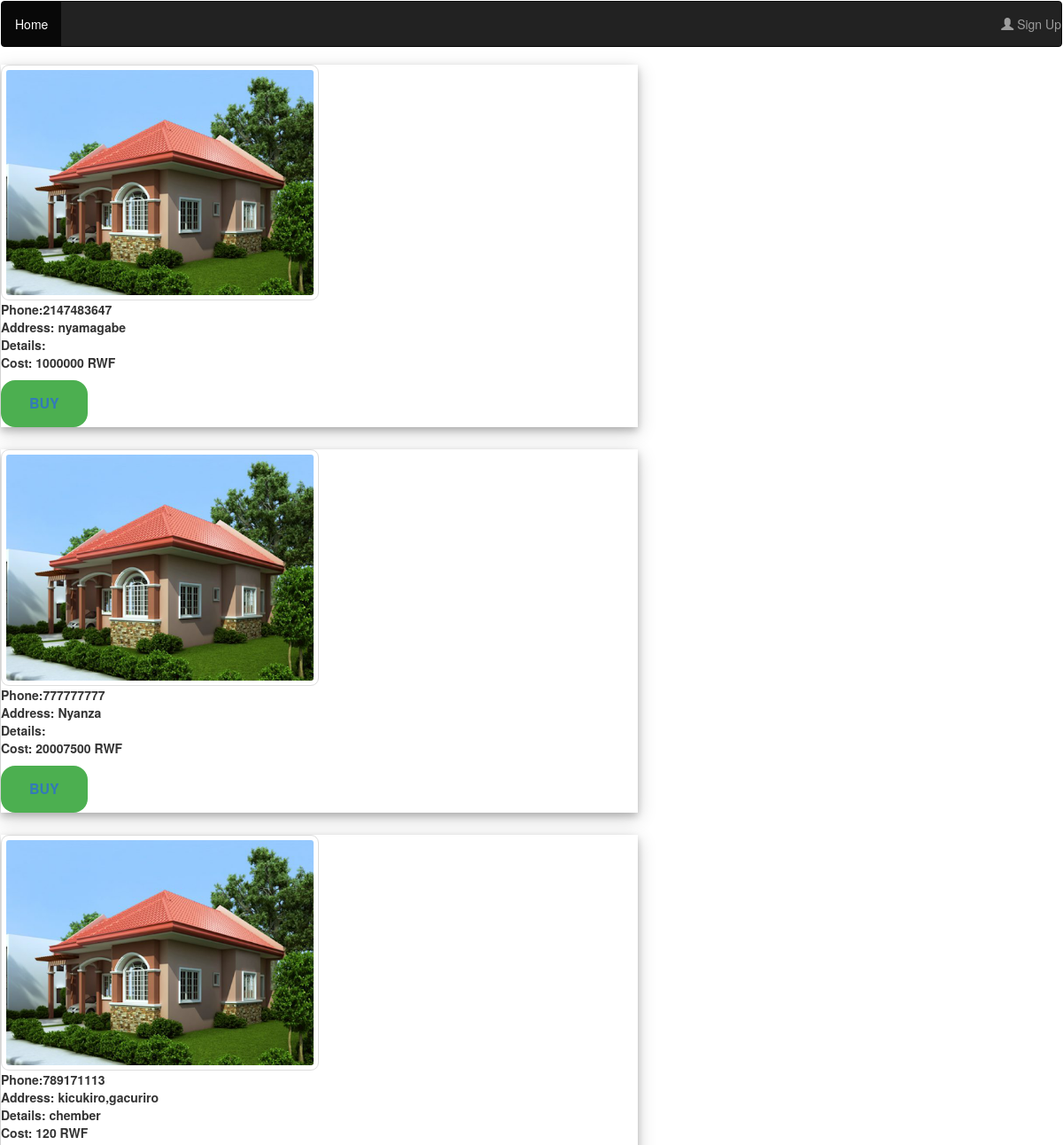
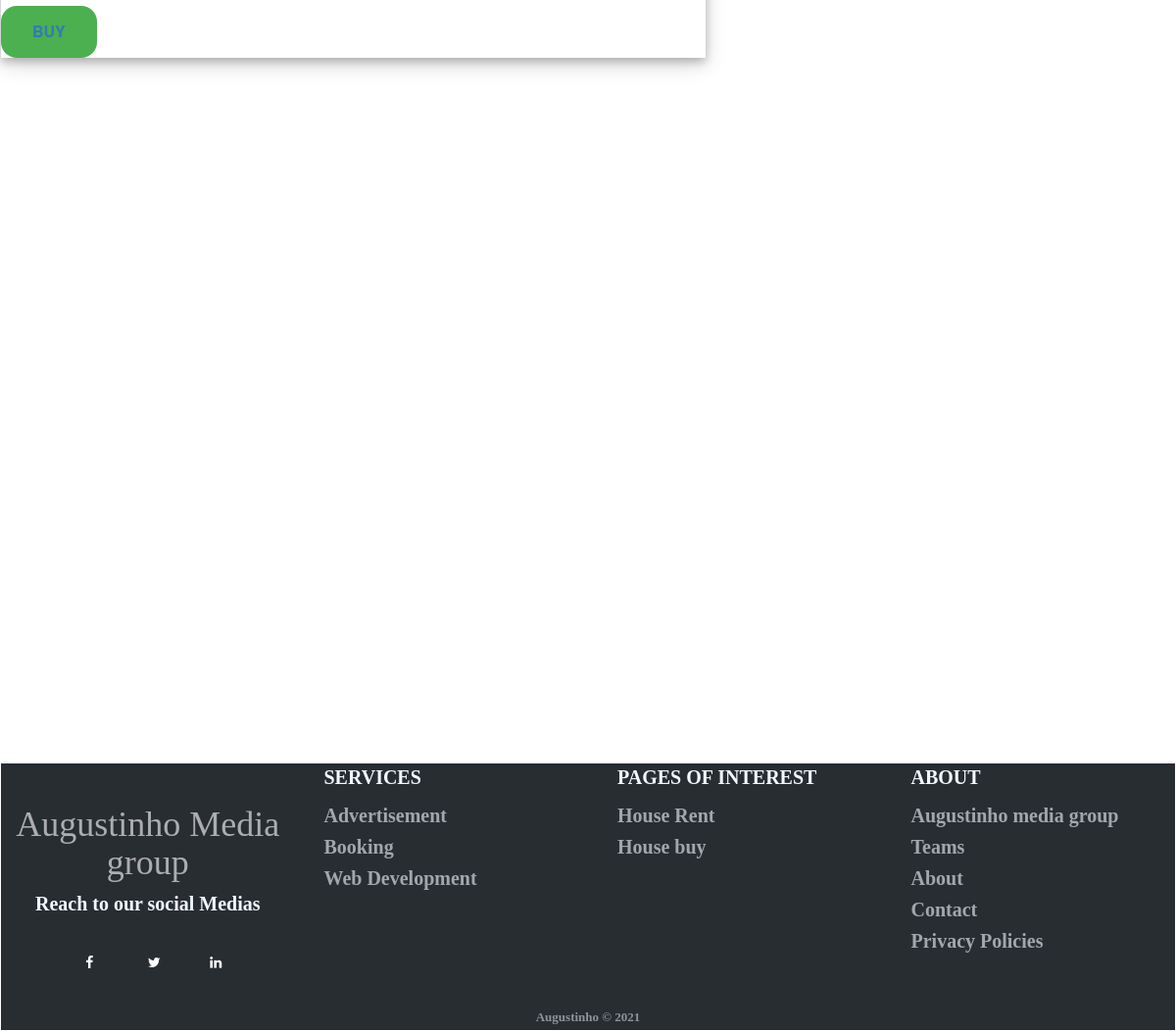
/house_Kigalipost.php, run on the app's committed database (2 pictures, top to bottom).
### tables this page shows
CREATE TABLE `house_kigali` (
  `ID` int(11) NOT NULL,
  `filenames` varchar(255) NOT NULL,
  `Phone_Number` int(11) NOT NULL,
  `HouseAddress` varchar(255) NOT NULL,
  `Details` varchar(255) NOT NULL,
  `Cost` int(11) NOT NULL,
  `Done_at` timestamp NOT NULL DEFAULT current_timestamp() ON UPDATE current_timestamp()
);

### house_Kigalipost.php (the view, shortened to what this page needs)
<?php
$conn= mysqli_connect('localhost','root','','housing system');
?>
<?php include 'navigation bar.php';?>
<?php
$sql='SELECT ID,Phone_Number,HouseAddress,Details,Cost,filenames FROM  house_kigali';
$result=mysqli_query($conn,$sql);
$dsply=mysqli_fetch_all($result,MYSQLI_ASSOC);
?>
<html>
<link rel="stylesheet" href="footer.css">
<link rel="stylesheet" href="https://cdnjs.cloudflare.com/ajax/libs/font-awesome/4.7.0/css/font-awesome.min.css">
<body>
        <?php foreach($dsply as $dsply): ?>
<div class="polaroid"><img src="<?php echo htmlspecialchars($dsply['filenames'])?>"style ="border: 1px solid #ddd;"> <br/>
        <b>Phone:<?php echo htmlspecialchars($dsply['Phone_Number'])?> <br>
        <b>Address: <?php echo htmlspecialchars($dsply['HouseAddress'])?> </b><br/>
        <b> Details: <?php echo htmlspecialchars($dsply['Details'])?>  </b><br>
        <b> Cost: <?php echo htmlspecialchars($dsply['Cost'])?> RWF </b>
       <button> <a href="buying details.php" onmouseover="mousover1(this)" onmouseout="mousout1(this)">BUY</a></button>
        </div>
     <?php endforeach; ?>
<footer>
  <div class="footer-dark" style="margin-top: 720px;">
        <div class="rowfooter">
          <div class="columnfooter">
            <h1>Augustinho Media group</h1>
          <h2>Reach to our social Medias</h2>
              <a href="#" class="fa fa-facebook"></a>
              <a href="#" class="fa fa-twitter"></a>
              <a href="#" class="fa fa-linkedin"></a>
          </div>
            <div class="columnfooter">
                            <ul type="none">
                                <h2>SERVICES</h2>
                                <li><a href="#">Advertisement</a></li>
                                <li><a href="#">Booking </a></li>
                                <li><a href="#">Web Development</a></li>
                            </ul>
            </div>
            <div class="columnfooter">
              <ul type="none">
                  <h2>PAGES OF INTEREST</h2>
                  <li><a href="#">House Rent</a></li>
                  <li><a href="#">House buy</a></li>
              </ul>
      </div>
            <div class="columnfooter">
                <ul type="none">
                    <h2>ABOUT</h2>
                    <li><a href="">Augustinho media group</a></li>
                    <li><a href="">Teams</a></li>
                    <li><a href="#">About</a></li>
                    <li><a href="contact.html">Contact</a></li>
                    <li><a href="">Privacy Policies</a></li>
                </ul>
            </div>
          </div>
      <p class="copyright">Augustinho © 2021</p>
      </div>
      </footer>
</body>
</html>

### footer.css (style rules this page uses)
.footer-dark { padding:3px 0; color:#f0f9ff; background-color:#282d32; font-weight:bold; font-family: serif; }
.footer-dark h2 { margin-top:0; margin-bottom:12px; font-weight:bold; font-size:20px; }
.footer-dark ul { text-align: left; padding:0; list-style:none; line-height:1.6; font-size:14px; margin-bottom:0; margin-left: 30px; margin-right: 30px; }
.footer-dark ul a { color:inherit; text-decoration:none; opacity:0.6; font-size:20px }
h1 { color:rgb(228, 228, 228); padding-top:20px; text-align: center; opacity: 0.7; padding-bottom: 0px; }
.footer-dark p { opacity:0.6; margin-bottom:0; }
.footer-dark .copyright { text-align:center; padding-top:24px; opacity:0.5; font-size:13px; margin-bottom:0; }
.columnfooter { text-align:center; float: left; width: 25%; }
.rowfooter:after { content: " "; display: table; clear: both; }
.fa { padding: 25px; text-align: center; margin: 5px 5px 5px 5px; font-size: 25px; width: 30px; height: 30px; border-radius: 10px; text-decoration: none; }
.fa-facebook { background: none; color: white; }
.fa-twitter { background: none; color: white; }
.fa-linkedin { background: none; color: white; }

### house_Kigalipost.php (style rules this page uses)
body { margin:1px; }
div.polaroid { width: 60%; background-color: none; box-shadow: 0 4px 8px 0 rgba(0, 0, 0, 0.2), 0 6px 20px 0 rgba(0, 0, 0, 0.19); margin-bottom: 25px; }
div.polaroid img { border: 1px solid #ddd; border-radius: 9px; padding: 5px; height: 40%; width: 50%; font: left; }
div.polaroid button { background-color: #4CAF50; border: none; color: white; padding: 15px 32px; text-align: center; text-decoration: none; display: inline-block; font-size: 16px; border-radius: 16px; }
div.polaroid button a { text-decoration: none; }

### data on the page
house_kigali: filenames (picture), Phone_Number "2147483647", HouseAddress "nyamagabe", Cost "1000000"
house_kigali: filenames (picture), Phone_Number "777777777", HouseAddress "Nyanza", Cost "20007500"
house_kigali: filenames (picture), Phone_Number "789171113", HouseAddress "kicukiro,gacuriro", Details "chember", Cost "120"
